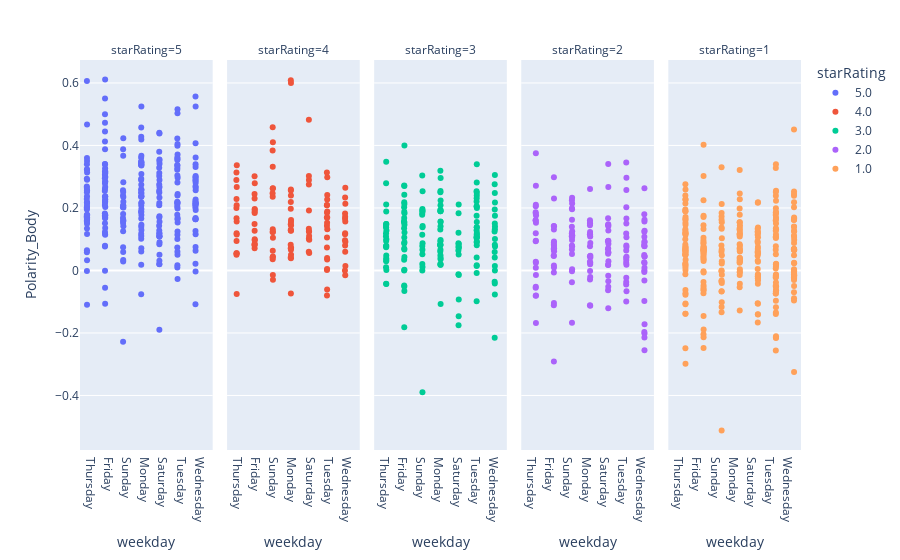

The notebook cell saved with this chart:
### Code cell
import plotly.express as px

df = px.data.tips()
fig = px.strip(data, x="weekday", y="Polarity_Body", color="starRating", facet_col="starRating", category_orders= {"starRating":[5,4,3,2,1]})
fig.show()

### Figure 1 — Plotly figure (JSON) as saved in the notebook; plotly's stock layout.template omitted (floating-point values rounded to 4 significant figures; data arrays with more than 128 entries replaced by an {"elided": "..."} marker saying what was removed)
{"data": [{"alignmentgroup": "True", "boxpoints": "all", "fillcolor": "rgba(255,255,255,0)", "hoveron": "points", "hovertemplate": "starRating=5.0<br>weekday=%{x}<br>Polarity_Body=%{y}<extra></extra>", "legendgroup": "5.0", "line": {"color": "rgba(255,255,255,0)"}, "marker": {"color": "#636efa"}, "name": "5.0", "offsetgroup": "5.0", "orientation": "v", "pointpos": 0, "showlegend": true, "type": "box", "x": {"elided": "260 str values"}, "x0": " ", "xaxis": "x", "y": {"elided": "260 float values"}, "y0": " ", "yaxis": "y"}, {"alignmentgroup": "True", "boxpoints": "all", "fillcolor": "rgba(255,255,255,0)", "hoveron": "points", "hovertemplate": "starRating=4.0<br>weekday=%{x}<br>Polarity_Body=%{y}<extra></extra>", "legendgroup": "4.0", "line": {"color": "rgba(255,255,255,0)"}, "marker": {"color": "#EF553B"}, "name": "4.0", "offsetgroup": "4.0", "orientation": "v", "pointpos": 0, "showlegend": true, "type": "box", "x": ["Monday", "Thursday", "Sunday", "Wednesday", "Monday", "Saturday", "Sunday", "Thursday", "Thursday", "Thursday", "Saturday", "Wednesday", "Friday", "Friday", "Monday", "Saturday", "Monday", "Tuesday", "Thursday", "Wednesday", "Monday", "Sunday", "Wednesday", "Saturday", "Saturday", "Sunday", "Tuesday", "Thursday", "Wednesday", "Tuesday", "Thursday", "Monday", "Monday", "Wednesday", "Saturday", "Monday", "Saturday", "Tuesday", "Monday", "Tuesday", "Sunday", "Tuesday", "Tuesday", "Thursday", "Tuesday", "Thursday", "Sunday", "Friday", "Thursday", "Tuesday", "Thursday", "Friday", "Wednesday", "Thursday", "Friday", "Wednesday", "Sunday", "Monday", "Saturday", "Friday", "Tuesday", "Sunday", "Thursday", "Saturday", "Wednesday", "Wednesday", "Sunday", "Wednesday", "Saturday", "Friday", "Tuesday", "Saturday", "Tuesday", "Friday", "Friday", "Sunday", "Sunday", "Monday", "Tuesday", "Sunday", "Monday", "Monday", "Tuesday", "Sunday", "Tuesday", "Wednesday", "Saturday", "Friday", "Friday", "Tuesday", "Friday", "Tuesday", "Sunday", "Wednesday", "Monday", "Tuesday", "Tuesday", "Friday", "Friday", "Monday", "Sunday", "Sunday", "Friday", "Thursday", "Thursday", "Sunday", "Saturday", "Monday", "Sunday", "Monday", "Wednesday", "Tuesday", "Tuesday", "Monday", "Wednesday", "Monday", "Friday", "Thursday", "Monday", "Wednesday", "Monday", "Monday"], "x0": " ", "xaxis": "x2", "y": [0.1306, -0.07538, 0.1227, 0.09625, 0.1616, 0.3019, 0.2633, 0.1569, 0.2083, 0.1669, 0.06012, 0.08004, 0.09676, 0.1486, 0.06613, 0.125, 0.1548, 0.2414, 0.0554, 0.09167, 0.1279, 0.105, 0.1156, 0.09833, 0.11, 0.04467, 0.132, 0.05484, 0.2132, 0.1428, 0.2897, 0.2558, 0.07228, 0.0141, 0.1244, 0.1478, 0.1917, 0.1697, 0.03889, 0.03523, 0.06322, 0.1887, 0.2982, 0.3135, 0.1692, 0.1188, 0.132, 0.1837, 0.05, 0.1051, 0.2283, 0.09988, 0, 0.09418, 0.08214, 0.2646, 0.2621, -0.07356, 0.05606, 0.08178, 0.03956, 0.03555, 0.3363, 0.1012, -0.01518, 0.2334, 0.3835, 0.1192, 0.4823, 0.1967, 0.1848, 0.2896, 0.1529, 0.1939, 0.3017, 0.04231, -0.01429, 0.2587, -0.06083, 0.2473, 0.04168, 0.6083, 0.3133, 0.2356, 0.004667, 0.1722, 0.1336, 0.1874, 0.1272, 0.0731, 0.2449, 0.2094, 0.4583, 0.1825, 0.6, 0.001821, 0.2273, 0.07098, 0.2305, 0.2192, 0.4106, 0.332, 0.279, 0.1152, 0.2, -0.02955, 0.275, 0.2396, 0.1231, 0.07102, 0.06023, -0.08, 0.2086, 0.08194, 0.1654, 0.05, 0.08578, 0.2667, 0.1972, 0.1567, 0.127, 0.1436], "y0": " ", "yaxis": "y2"}, {"alignmentgroup": "True", "boxpoints": "all", "fillcolor": "rgba(255,255,255,0)", "hoveron": "points", "hovertemplate": "starRating=3.0<br>weekday=%{x}<br>Polarity_Body=%{y}<extra></extra>", "legendgroup": "3.0", "line": {"color": "rgba(255,255,255,0)"}, "marker": {"color": "#00cc96"}, "name": "3.0", "offsetgroup": "3.0", "orientation": "v", "pointpos": 0, "showlegend": true, "type": "box", "x": {"elided": "166 str values"}, "x0": " ", "xaxis": "x3", "y": {"elided": "166 float values"}, "y0": " ", "yaxis": "y3"}, {"alignmentgroup": "True", "boxpoints": "all", "fillcolor": "rgba(255,255,255,0)", "hoveron": "points", "hovertemplate": "starRating=2.0<br>weekday=%{x}<br>Polarity_Body=%{y}<extra></extra>", "legendgroup": "2.0", "line": {"color": "rgba(255,255,255,0)"}, "marker": {"color": "#ab63fa"}, "name": "2.0", "offsetgroup": "2.0", "orientation": "v", "pointpos": 0, "showlegend": true, "type": "box", "x": {"elided": "158 str values"}, "x0": " ", "xaxis": "x4", "y": {"elided": "158 float values"}, "y0": " ", "yaxis": "y4"}, {"alignmentgroup": "True", "boxpoints": "all", "fillcolor": "rgba(255,255,255,0)", "hoveron": "points", "hovertemplate": "starRating=1.0<br>weekday=%{x}<br>Polarity_Body=%{y}<extra></extra>", "legendgroup": "1.0", "line": {"color": "rgba(255,255,255,0)"}, "marker": {"color": "#FFA15A"}, "name": "1.0", "offsetgroup": "1.0", "orientation": "v", "pointpos": 0, "showlegend": true, "type": "box", "x": {"elided": "280 str values"}, "x0": " ", "xaxis": "x5", "y": {"elided": "280 float values"}, "y0": " ", "yaxis": "y5"}], "layout": {"annotations": [{"font": {}, "showarrow": false, "text": "starRating=5", "x": 0.092, "xanchor": "center", "xref": "paper", "y": 1, "yanchor": "bottom", "yref": "paper"}, {"font": {}, "showarrow": false, "text": "starRating=4", "x": 0.296, "xanchor": "center", "xref": "paper", "y": 1, "yanchor": "bottom", "yref": "paper"}, {"font": {}, "showarrow": false, "text": "starRating=3", "x": 0.5, "xanchor": "center", "xref": "paper", "y": 1, "yanchor": "bottom", "yref": "paper"}, {"font": {}, "showarrow": false, "text": "starRating=2", "x": 0.704, "xanchor": "center", "xref": "paper", "y": 1, "yanchor": "bottom", "yref": "paper"}, {"font": {}, "showarrow": false, "text": "starRating=1", "x": 0.908, "xanchor": "center", "xref": "paper", "y": 1, "yanchor": "bottom", "yref": "paper"}], "boxmode": "group", "legend": {"title": {"text": "starRating"}, "tracegroupgap": 0}, "margin": {"t": 60}, "xaxis": {"anchor": "y", "domain": [0, 0.184], "title": {"text": "weekday"}}, "xaxis2": {"anchor": "y2", "domain": [0.204, 0.388], "matches": "x", "title": {"text": "weekday"}}, "xaxis3": {"anchor": "y3", "domain": [0.408, 0.592], "matches": "x", "title": {"text": "weekday"}}, "xaxis4": {"anchor": "y4", "domain": [0.612, 0.796], "matches": "x", "title": {"text": "weekday"}}, "xaxis5": {"anchor": "y5", "domain": [0.816, 1], "matches": "x", "title": {"text": "weekday"}}, "yaxis": {"anchor": "x", "domain": [0, 1], "title": {"text": "Polarity_Body"}}, "yaxis2": {"anchor": "x2", "domain": [0, 1], "matches": "y", "showticklabels": false}, "yaxis3": {"anchor": "x3", "domain": [0, 1], "matches": "y", "showticklabels": false}, "yaxis4": {"anchor": "x4", "domain": [0, 1], "matches": "y", "showticklabels": false}, "yaxis5": {"anchor": "x5", "domain": [0, 1], "matches": "y", "showticklabels": false}}}
